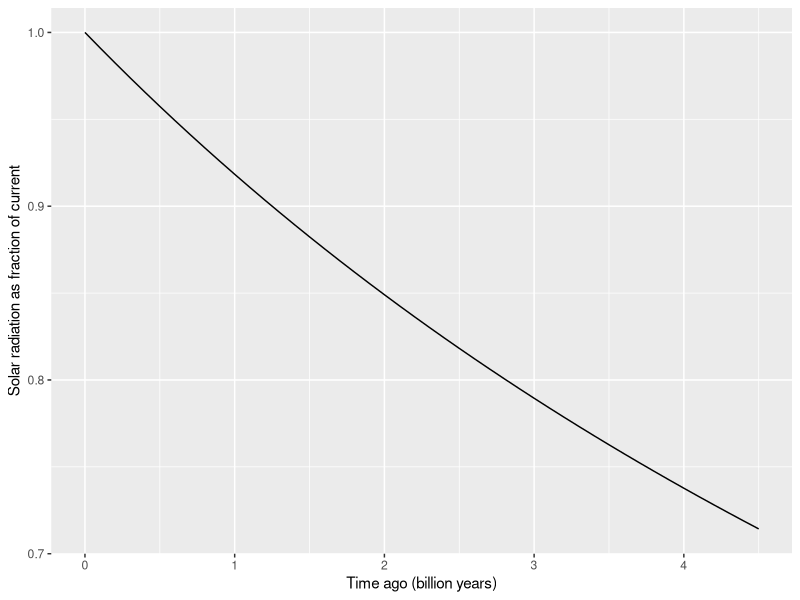
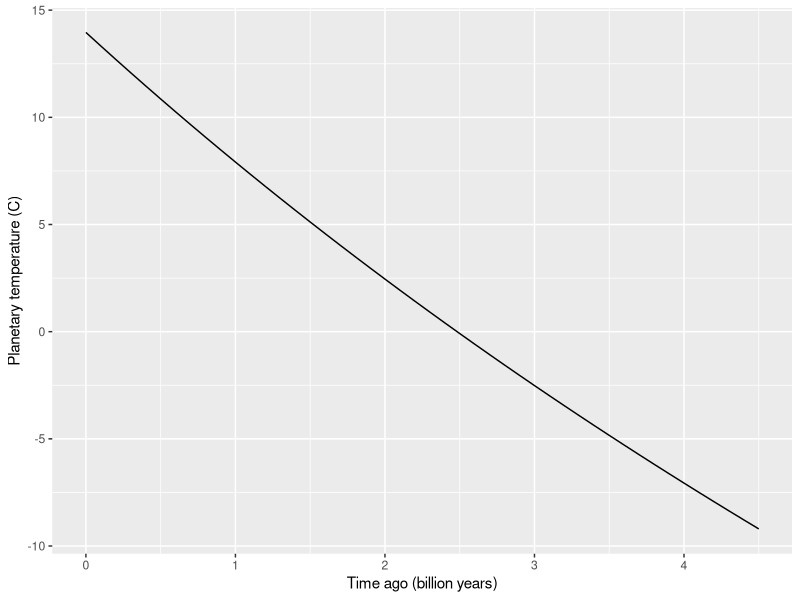
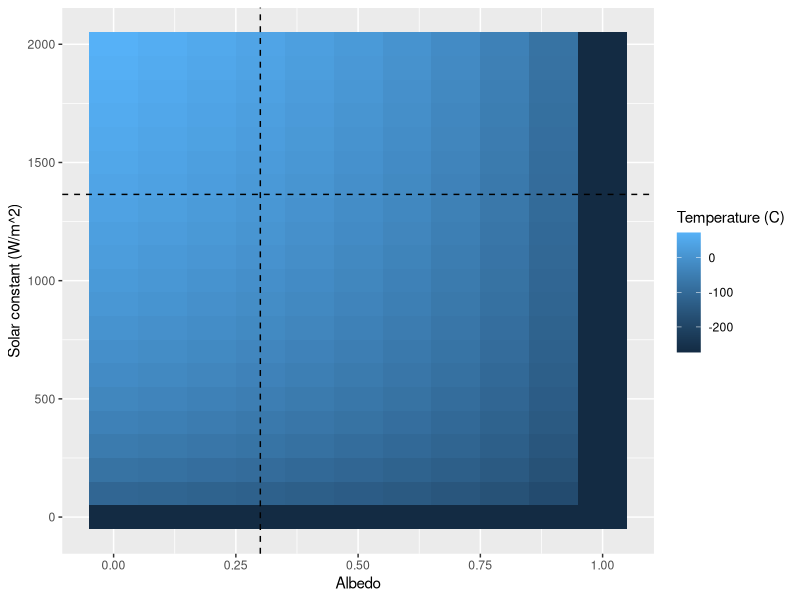

Source code (R) for these figures, in order:
## ---- chunk 1
knitr::opts_chunk$set(echo = TRUE)
library(ggplot2)
## ---- chunk 2
sun_power_fraction_age <- function(time_ago, current_age){
    # time in billion years
    # age in billion years
    # returns solar radiation as fraction of current
    return(1/(1+0.4*(time_ago/current_age)))
}

solar_luminosity <- function(time_ago, current_age, current_solar_constant){
    # time in billion years
    # age in billion years
    # solar constant in watts per square metre
    # returns solar radiation in watts per square metre
    return(sun_power_fraction_age(time_ago, current_age)*current_solar_constant)
}

planetary_temperature <- function(time_ago, current_age, current_solar_constant, albedo, emissivity) {
    return((((1-albedo)/4)*solar_luminosity(time_ago, current_age, current_solar_constant)/emissivity/5.67e-8)^(1/4))
}

planetary_temperature_c <- function(time_ago, current_age, current_solar_constant, albedo, emissivity) {
    return(planetary_temperature(time_ago, current_age, current_solar_constant, albedo, emissivity)-273.15)
}

## ---- chunk 3
# Plot the solar radiation through time starting at present (time_ago=0) and going back to 4.5 billion years ago (time_ago=4.5), where the current age is 4.5 billion years (current_age=4.5).

ggplot(data.frame(time_ago=seq(0, 4.5, 0.1)), aes(x=time_ago)) +
    geom_line(aes(y=sun_power_fraction_age(time_ago, 4.5))) +
    labs(x="Time ago (billion years)", y="Solar radiation as fraction of current")

# plot planetary_temperature

ggplot(data.frame(time_ago=seq(0, 4.5, 0.1)), aes(x=time_ago)) +
    geom_line(aes(y=planetary_temperature_c(time_ago, 4.5, 1365, 0.3, 0.62))) +
    labs(x="Time ago (billion years)", y="Planetary temperature (C)")
## ---- chunk 4
# emissivity at 0.62
# plot the temperature as a continuos heatmap of albedo and solar constant

data <- expand.grid(albedo=seq(0, 1, 0.1), solar_constant=seq(0, 2000, 100))
data$temperature <- planetary_temperature_c(0, 4.5, data$solar_constant, data$albedo, 0.62)
# draw line for temperature of 15C
ggplot(data, aes(x=albedo, y=solar_constant)) +
    geom_tile(aes(fill=temperature)) +
    geom_hline(yintercept=1365, linetype="dashed") +
    geom_vline(xintercept=0.3, linetype="dashed") +
    labs(x="Albedo", y="Solar constant (W/m^2)", fill="Temperature (C)")
